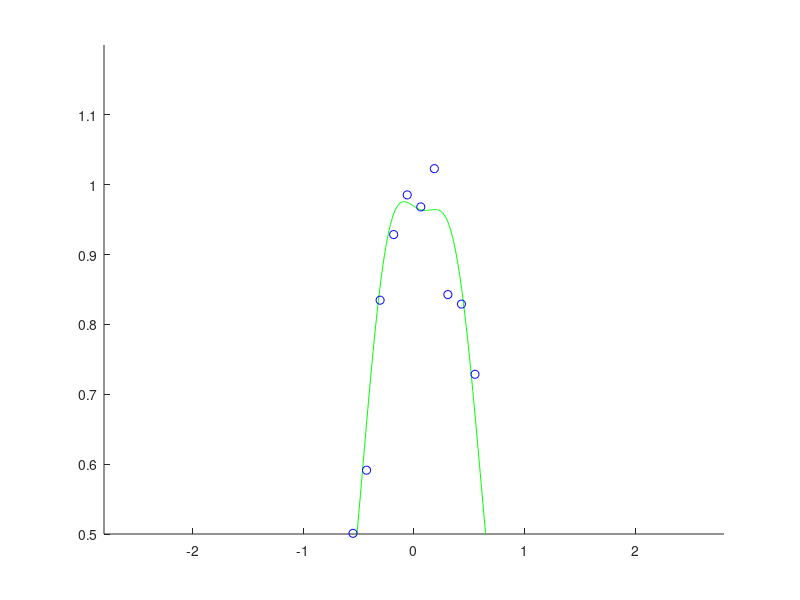

MATLAB code to generate this figure:
clc,clear,close all;
%生成数据，使用随机梯度算法对高斯核模型进行最小学习法，核带宽（方差）=0.3
%高斯核=exp(-(x-c)^2/(2*h^2))
n=50;N=1000;x=linspace(-3,3,n)';X=linspace(-3,3,N)';
%输入，生成一个新的向量y，y的每个元素是对应的pix元素的正弦值除以pix元素本身，
% 然后加上0.1倍的x元素值和一个随机噪声。
pix=pi*x;
y=sin(pix)./(pix)+0.1*x+0.05*randn(n,1);
%进行最小梯度，循环用于执行随机梯度下降。在每次迭代中，
% 它都会选择一个随机样本，计算高斯核，然后更新参数向量t
hh=2*0.3^2;t0=randn(n,1);e=0.1;
for o=1:1:10000
    i=ceil(rand*n);%ceil(rand*n)会生成一个1到n之间的随机整数（包含1和n）
    ki=exp(-(x-x(i)).^2/hh);%高斯核
    t=t0-e*ki*(ki'*t0-y(i));%梯度下降法更新，t=theta θ。θ-e*▽J（θ），梯度▽J（θ）=ki(ki'*t0-y(i))

    if norm(t-t0)<0.00000001,break,end
    t0=t;
end

%计算所有X和x之间的高斯核。
K=exp(-(repmat(X.^2,1,n)+repmat(x.^2',N,1)-2*X*x')/hh);
%拟合值向量F。
F=K*t;
figure(1);clf;hold on;axis([-2.8 2.8 0.5 1.2]);
plot(X,F,'g-');
plot(x,y,'bo');